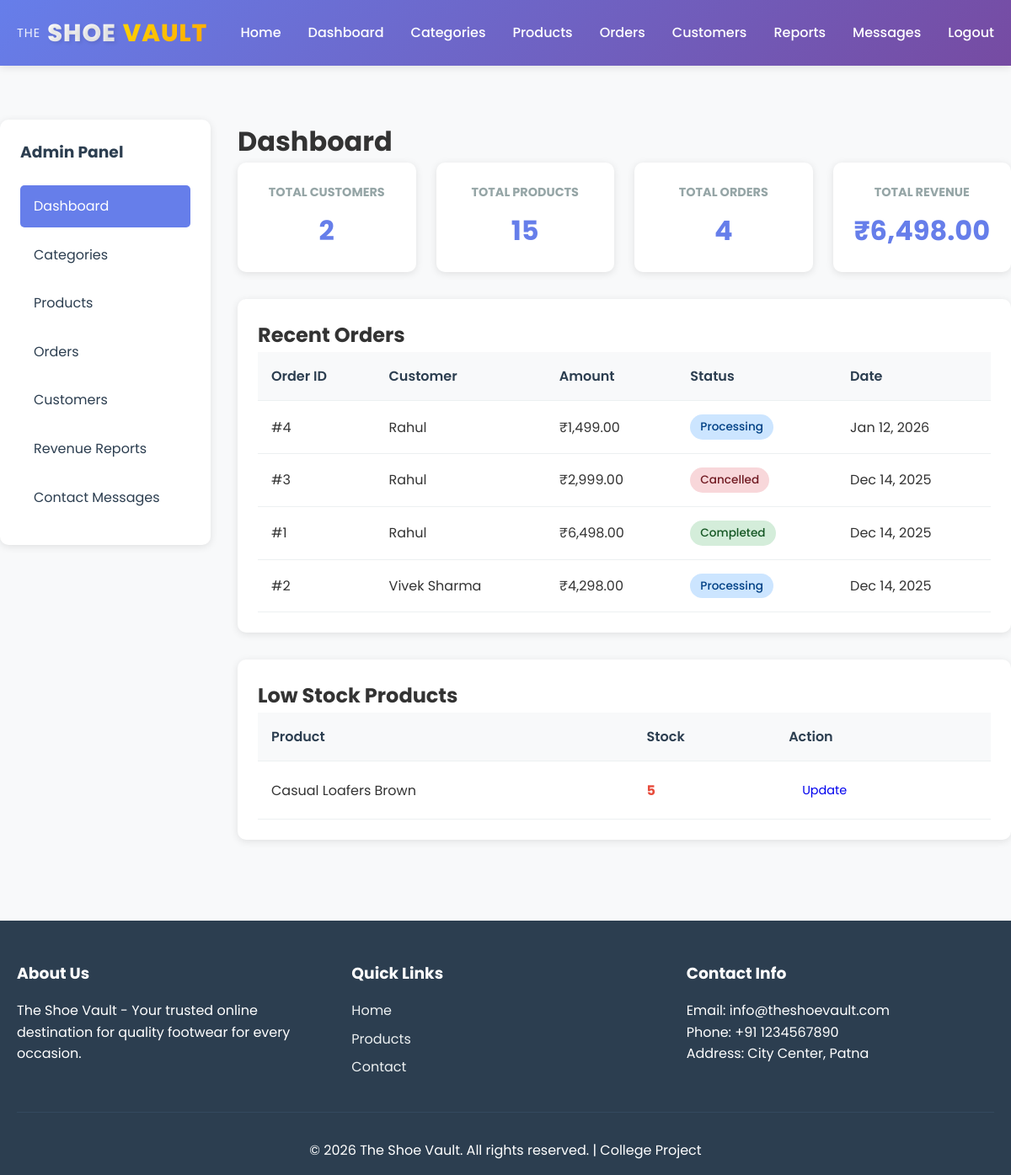
Page /admin/dashboard.php (signed in) on the committed database.
### tables this page shows
CREATE TABLE `orders` (
  `id` int(11) NOT NULL,
  `user_id` int(11) NOT NULL,
  `total_amount` decimal(10,2) NOT NULL,
  `shipping_address` text NOT NULL,
  `phone` varchar(20) NOT NULL,
  `status` enum('pending','processing','completed','cancelled') DEFAULT 'pending',
  `created_at` timestamp NOT NULL DEFAULT current_timestamp(),
  `updated_at` timestamp NOT NULL DEFAULT current_timestamp() ON UPDATE current_timestamp(),
  `payment_method` varchar(50) DEFAULT 'COD',
  `payment_details` text DEFAULT NULL,
  `transaction_id` varchar(100) DEFAULT NULL
);

CREATE TABLE `users` (
  `id` int(11) NOT NULL,
  `name` varchar(100) NOT NULL,
  `email` varchar(100) NOT NULL,
  `password` varchar(255) NOT NULL,
  `phone` varchar(20) DEFAULT NULL,
  `address` text DEFAULT NULL,
  `role` enum('admin','customer') DEFAULT 'customer',
  `created_at` timestamp NOT NULL DEFAULT current_timestamp(),
  `updated_at` timestamp NOT NULL DEFAULT current_timestamp() ON UPDATE current_timestamp()
);

CREATE TABLE `products` (
  `id` int(11) NOT NULL,
  `category_id` int(11) NOT NULL,
  `name` varchar(200) NOT NULL,
  `description` text DEFAULT NULL,
  `price` decimal(10,2) NOT NULL,
  `stock` int(11) DEFAULT 0,
  `image` varchar(255) DEFAULT NULL,
  `is_featured` tinyint(1) DEFAULT 0,
  `created_at` timestamp NOT NULL DEFAULT current_timestamp(),
  `updated_at` timestamp NOT NULL DEFAULT current_timestamp() ON UPDATE current_timestamp()
);

### includes/config.php (called while the page is built, shortened)
<?php
function formatPrice($price)
{
    return '₹' . number_format($price, 2);
}

### admin/dashboard.php (the view, shortened to what this page needs)
<?php
require_once '../includes/config.php';
$statsQuery = "
    SELECT
        (SELECT COUNT(*) FROM users WHERE role = 'customer') as total_customers,
        (SELECT COUNT(*) FROM products) as total_products,
        (SELECT COUNT(*) FROM orders) as total_orders,
        (SELECT COALESCE(SUM(total_amount), 0) FROM orders WHERE status = 'completed') as total_revenue
";
$statsResult = mysqli_query($conn, $statsQuery);
$stats = mysqli_fetch_assoc($statsResult);
$ordersQuery = "
    SELECT o.*, u.name as customer_name
    FROM orders o
    JOIN users u ON o.user_id = u.id
    ORDER BY o.created_at DESC
    LIMIT 10
";
$ordersResult = mysqli_query($conn, $ordersQuery);
$lowStockQuery = "SELECT * FROM products WHERE stock < 10 ORDER BY stock ASC LIMIT 10";
$lowStockResult = mysqli_query($conn, $lowStockQuery);
include '../includes/header.php';
?>
<div class="admin-container">
    <div class="admin-sidebar">
        <h3>Admin Panel</h3>
        <ul class="admin-menu">
            <li><a href="dashboard.php" class="active">Dashboard</a></li>
            <li><a href="categories.php">Categories</a></li>
            <li><a href="products.php">Products</a></li>
            <li><a href="orders.php">Orders</a></li>
            <li><a href="customers.php">Customers</a></li>
            <li><a href="reports.php">Revenue Reports</a></li>
            <li><a href="contact-messages.php">Contact Messages</a></li>
        </ul>
    </div>
    <div class="admin-content">
        <h1>Dashboard</h1>
        <div class="stats-grid">
            <div class="stat-card">
                <h3>Total Customers</h3>
                <p class="stat-number"><?php echo $stats['total_customers']; ?></p>
            </div>
            <div class="stat-card">
                <h3>Total Products</h3>
                <p class="stat-number"><?php echo $stats['total_products']; ?></p>
            </div>
            <div class="stat-card">
                <h3>Total Orders</h3>
                <p class="stat-number"><?php echo $stats['total_orders']; ?></p>
            </div>
            <div class="stat-card">
                <h3>Total Revenue</h3>
                <p class="stat-number"><?php echo formatPrice($stats['total_revenue']); ?></p>
            </div>
        </div>
        <div class="dashboard-grid">
            <div class="dashboard-section">
                <h2>Recent Orders</h2>
                <div class="table-responsive">
                    <table class="data-table">
                        <thead>
                            <tr>
                                <th>Order ID</th>
                                <th>Customer</th>
                                <th>Amount</th>
                                <th>Status</th>
                                <th>Date</th>
                            </tr>
                        </thead>
                        <tbody>
                            <?php while ($order = mysqli_fetch_assoc($ordersResult)): ?>
                                <tr>
                                    <td>#<?php echo $order['id']; ?></td>
                                    <td><?php echo htmlspecialchars($order['customer_name']); ?></td>
                                    <td><?php echo formatPrice($order['total_amount']); ?></td>
                                    <td><span class="status-badge status-<?php echo $order['status']; ?>"><?php echo ucfirst($order['status']); ?></span></td>
                                    <td><?php echo date('M d, Y', strtotime($order['created_at'])); ?></td>
                                </tr>
                            <?php endwhile; ?>
                        </tbody>
                    </table>
                </div>
            </div>
            <div class="dashboard-section">
                <h2>Low Stock Products</h2>
                <div class="table-responsive">
                    <table class="data-table">
                        <thead>
                            <tr>
                                <th>Product</th>
                                <th>Stock</th>
                                <th>Action</th>
                            </tr>
                        </thead>
                        <tbody>
                            <?php while ($product = mysqli_fetch_assoc($lowStockResult)): ?>
                                <tr>
                                    <td><?php echo htmlspecialchars($product['name']); ?></td>
                                    <td><span class="stock-warning"><?php echo $product['stock']; ?></span></td>
                                    <td><a href="products.php?edit=<?php echo $product['id']; ?>" class="btn btn-sm">Update</a></td>
                                </tr>
                            <?php endwhile; ?>
                        </tbody>
                    </table>
                </div>
            </div>
        </div>
    </div>
</div>
<?php include '../includes/footer.php'; ?>

### assets/css/style.css (style rules this page uses)
* { margin: 0; padding: 0; box-sizing: border-box; }
body { font-family: 'Poppins', -apple-system, BlinkMacSystemFont, 'Segoe UI', Roboto, 'Helvetica Neue', Arial, sans-serif; line-height: 1.6; color: #333; background-color: #f8f9fa; }
.btn { display: inline-block; padding: 0.6rem 1.5rem; border: none; border-radius: 5px; cursor: pointer; text-decoration: none; font-size: 1rem; transition: all 0.3s; text-align: center; }
.btn-sm { padding: 0.4rem 1rem; font-size: 0.9rem; }
.admin-container { display: flex; gap: 2rem; margin-top: 2rem; }
.admin-sidebar { width: 250px; background: white; padding: 1.5rem; border-radius: 10px; box-shadow: 0 2px 10px rgba(0,0,0,0.1); height: fit-content; position: sticky; top: 100px; }
.admin-sidebar h3 { margin-bottom: 1.5rem; color: #2c3e50; }
.admin-menu { list-style: none; }
.admin-menu li { margin-bottom: 0.5rem; }
.admin-menu li a { display: block; padding: 0.75rem 1rem; color: #2c3e50; text-decoration: none; border-radius: 5px; transition: all 0.3s; }
.admin-menu li a:hover, .admin-menu li a.active { background: #667eea; color: white; }
.admin-content { flex: 1; }
.stats-grid { display: grid; grid-template-columns: repeat(auto-fit, minmax(200px, 1fr)); gap: 1.5rem; margin-bottom: 2rem; }
.stat-card { background: white; padding: 1.5rem; border-radius: 10px; box-shadow: 0 2px 10px rgba(0,0,0,0.1); text-align: center; }
.stat-card h3 { font-size: 0.9rem; color: #95a5a6; margin-bottom: 0.5rem; text-transform: uppercase; }
.stat-number { font-size: 2rem; font-weight: bold; color: #667eea; }
.table-responsive { overflow-x: auto; }
.data-table { width: 100%; border-collapse: collapse; background: white; }
.data-table th, .data-table td { padding: 1rem; text-align: left; border-bottom: 1px solid #ecf0f1; }
.data-table th { background: #f8f9fa; font-weight: 600; color: #2c3e50; }
.status-badge { display: inline-block; padding: 0.25rem 0.75rem; border-radius: 15px; font-size: 0.85rem; font-weight: 500; }
.status-processing { background: #cce5ff; color: #004085; }
.status-completed { background: #d4edda; color: #155724; }
.status-cancelled { background: #f8d7da; color: #721c24; }
.dashboard-grid { display: grid; gap: 2rem; margin-top: 2rem; }
.dashboard-section { background: white; padding: 1.5rem; border-radius: 10px; box-shadow: 0 2px 10px rgba(0,0,0,0.1); }
.stock-warning { color: #e74c3c; font-weight: bold; }

### rows in the picture
orders: id "4", user.name "Rahul", total_amount "₹1,499.00", status "Processing", created_at "Jan 12, 2026"
orders: id "3", user.name "Rahul", total_amount "₹2,999.00", status "Cancelled", created_at "Dec 14, 2025"
orders: id "1", user.name "Rahul", total_amount "₹6,498.00", status "Completed", created_at "Dec 14, 2025"
orders: id "2", user.name "Vivek Sharma", total_amount "₹4,298.00", status "Processing", created_at "Dec 14, 2025"
products: name "Casual Loafers Brown", stock "5"

### other values in the picture
$stats['total_customers'] "2"
$stats['total_products'] "15"
$stats['total_orders'] "4"
formatPrice($stats['total_revenue']) "₹6,498.00"
